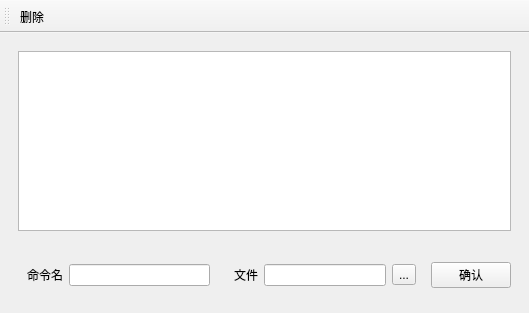
<?xml version="1.0" encoding="UTF-8"?>
<ui version="4.0">
 <class>QuickCommondWin</class>
 <widget class="QMainWindow" name="QuickCommondWin">
  <property name="geometry">
   <rect>
    <x>0</x>
    <y>0</y>
    <width>529</width>
    <height>313</height>
   </rect>
  </property>
  <property name="windowTitle">
   <string>QuickCommondWin</string>
  </property>
  <widget class="QWidget" name="centralwidget">
   <layout class="QVBoxLayout" name="verticalLayout">
    <item>
     <widget class="QWidget" name="widget_4" native="true">
      <layout class="QHBoxLayout" name="horizontalLayout_4">
       <item>
        <widget class="QTableWidget" name="tableWidget"/>
       </item>
      </layout>
     </widget>
    </item>
    <item>
     <widget class="QWidget" name="widget_3" native="true">
      <layout class="QHBoxLayout" name="horizontalLayout_3">
       <item>
        <widget class="QWidget" name="widget" native="true">
         <layout class="QHBoxLayout" name="horizontalLayout">
          <item>
           <widget class="QLabel" name="label">
            <property name="text">
             <string>命令名</string>
            </property>
           </widget>
          </item>
          <item>
           <widget class="QLineEdit" name="lineEdit"/>
          </item>
         </layout>
        </widget>
       </item>
       <item>
        <widget class="QWidget" name="widget_2" native="true">
         <layout class="QHBoxLayout" name="horizontalLayout_2">
          <item>
           <widget class="QLabel" name="label_2">
            <property name="text">
             <string>文件</string>
            </property>
           </widget>
          </item>
          <item>
           <widget class="QLineEdit" name="lineEdit_2"/>
          </item>
          <item>
           <widget class="QToolButton" name="toolButton">
            <property name="text">
             <string>...</string>
            </property>
           </widget>
          </item>
         </layout>
        </widget>
       </item>
       <item>
        <widget class="QPushButton" name="pushButton">
         <property name="text">
          <string>确认</string>
         </property>
        </widget>
       </item>
      </layout>
     </widget>
    </item>
   </layout>
  </widget>
  <widget class="QMenuBar" name="menubar">
   <property name="geometry">
    <rect>
     <x>0</x>
     <y>0</y>
     <width>529</width>
     <height>22</height>
    </rect>
   </property>
  </widget>
  <widget class="QToolBar" name="toolBar">
   <property name="windowTitle">
    <string>toolBar</string>
   </property>
   <attribute name="toolBarArea">
    <enum>TopToolBarArea</enum>
   </attribute>
   <attribute name="toolBarBreak">
    <bool>false</bool>
   </attribute>
   <addaction name="delete_2"/>
  </widget>
  <action name="delete_2">
   <property name="text">
    <string>删除</string>
   </property>
  </action>
 </widget>
 <resources/>
 <connections/>
</ui>
